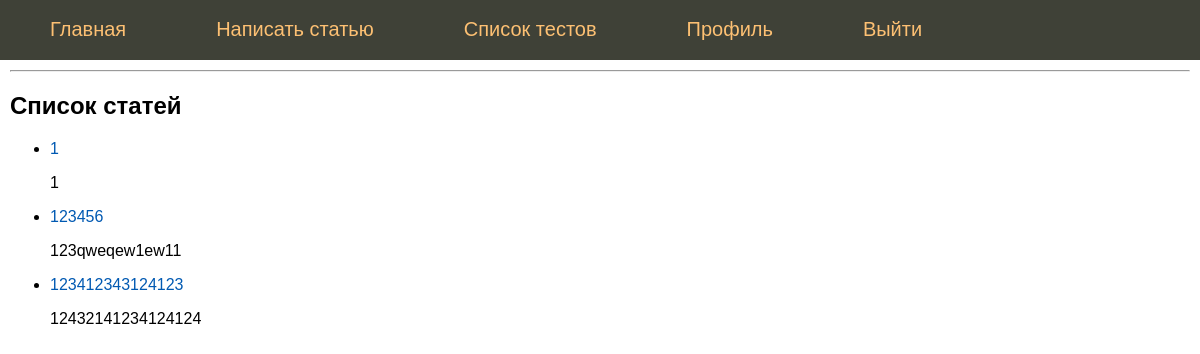
The page / (signed in) on the database its author committed.
### models.py (models this page shows, shortened)
class Posts(db.Model):
    __tablename__ = 'posts'
    id = db.Column(db.Integer, primary_key=True)
    name = db.Column(db.String(50), nullable=True)
    text = db.Column(db.Text, nullable=True)
    date = db.Column(db.DateTime, default=datetime.datetime.utcnow, nullable=False)
    user_id = db.Column(db.Integer, db.ForeignKey('users.id',  ondelete="CASCADE", onupdate="CASCADE"))

### app.py (the view)
@app.route("/")
def index():
    posts = db.session.query(models.Posts).all()
    return render_template("index.html", title="Главная", posts=posts ,zaloginen=current_user.is_authenticated)

### app.py (called while the page is built)
@login_manager.user_loader
def load_user(user_id):
    return db.session.query(models.Users).filter(models.Users.id == user_id).first()

### templates/index.html
{% extends 'layout.html' %}
{% block content %}
<hr>
<h2>Список статей</h2>
<ul class="list-posts">
{% for p in posts %}
<li>
<p class="title"><a href="{{ url_for('showPost', id=p.id)}}">{{p.name}}</a></p>
<p class="annonce">{{ p.text[:50] | striptags  }}</p>
</li>
{% endfor %}
</ul>
{% endblock %}

### static/css/styles.css (style rules this page uses)
html, body { font-family: 'Arial'; margin: 0; padding: 0; height: 100%; width: 100%; }
a { color: #0059b2; text-decoration: none; }

### rows shown on the page
Posts: name "1", text "1"
Posts: name "123456", text "123qweqew1ew11"
Posts: name "123412343124123", text "12432141234124124"
